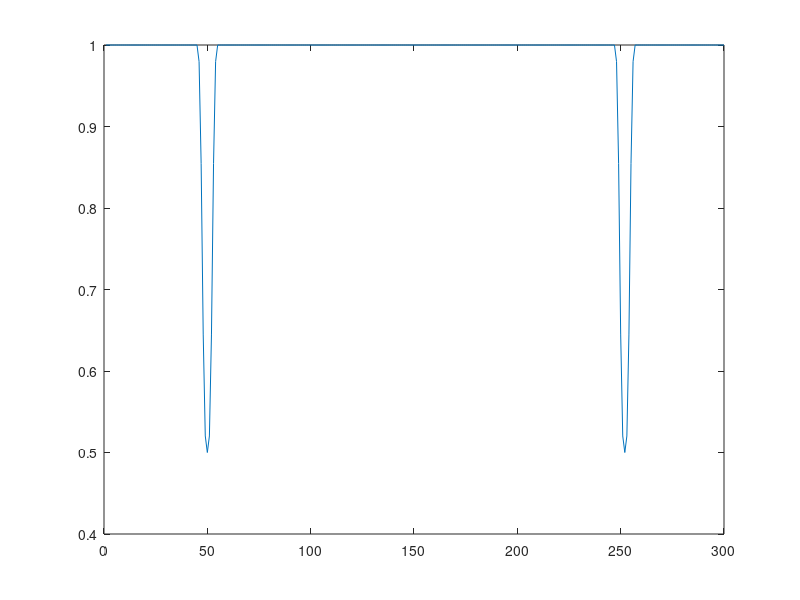

The MATLAB script that drew this image:
#! /usr/bin/octave -qf
1;
clear all;

function [ret] = FIR(orden, ventana)

    # Muestreo la frecuencia deseada

    fm = 300;

    f_ruido = 50;
    delta_ruido = 2;
    rechazo = f_ruido - delta_ruido : f_ruido + delta_ruido;

    resp_frec = ones(1, fm);    
    resp_frec(rechazo) = 0;
    
    # Tomo la IFFT
    
    antitransformada = ifftshift(real(ifft(resp_frec)));    
    
    # Tomo la N+1 muestras centrales   
    
    ret = antitransformada .* ventana';
    
    ret = fft(ret);

endfunction

# Tamano de ventana en muestras (Tm * msec)
ret = FIR(50, blackman(300));

plot(abs(ret));
